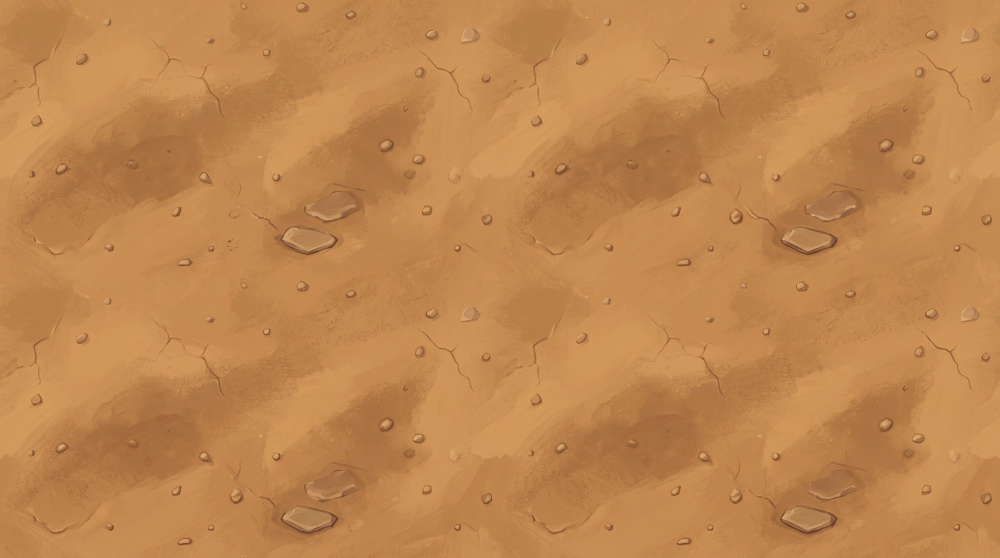
#> input picture varliklar/ham/yol_toprak.jpg, 2000 x 1116 px (shown at 1/2 size)
$ python yol_isle.py
#> lines starting #> are read from the running program, lines starting #| are printed output that depends on the picture
"""Gemini yol dokularını döşenebilir karoya çevirir.

varliklar/ham/yol_toprak.jpg, yol_kum.jpg (Gemini 2x2 tekrarlı verir)  →  sinir-kalesi/img/road_dirt.jpg, road_sand.jpg
Tekrar periyodu ölçülür, dikişin en az fark ettiği satır/sütundan kesilir, kalan dikiş 40 px'lik geçişle kapatılır.
Çalıştır: python3 varliklar/yol_isle.py  (numpy + pillow)
"""
import json
import os

import numpy as np
from PIL import Image

ROOT = os.path.dirname(os.path.dirname(os.path.realpath(__file__)))
HAM = os.path.join(ROOT, 'varliklar', 'ham')
OUT = os.path.join(ROOT, 'sinir-kalesi', 'img')
BAND = 40
JOBS = [('yol_toprak.jpg', 'road_dirt.jpg'), ('yol_kum.jpg', 'road_sand.jpg')]
WIDTH = 800  # çıktı karo genişliği


def period(a, axis):
#> called with axis = 0
    n = a.shape[axis]
#> n = 1116
    rng = range(n // 2 - 60, n // 2 + 60)
    err = lambda s: np.abs(np.take(a, range(s, n), axis) - np.take(a, range(0, n - s), axis)).mean()
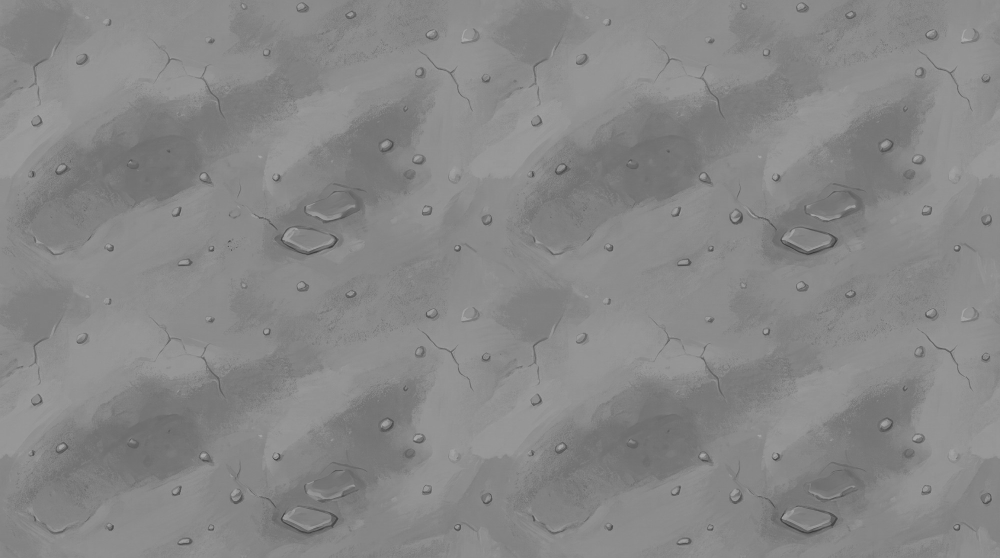
#> a: shape (1116, 2000) float64 (shown at 1/2 size); min 50.33, max 178.7, mean 135.1
    return min(rng, key=err)


def best_cut(a, p, axis):
    """Dikişin geçeceği yer: kopyalar arası farkın en küçük olduğu satır/sütun (geçiş bandı sığacak şekilde)."""
    n = a.shape[axis]
    other = (1, 2) if axis == 0 else (0, 2)
    e = np.abs(np.take(a, range(p, n), axis) - np.take(a, range(0, n - p), axis)).mean(axis=other)
    e[n - p - BAND:] = np.inf  # karo + bant görüntüye sığmalı
    return int(np.argmin(e))


def tile(a):
    py, px = period(a.mean(axis=2), 0), period(a.mean(axis=2), 1)
#> py = 558; px = 999
    y0, x0 = best_cut(a, py, 0), best_cut(a, px, 1)
#> in best_cut, `e = np.abs(np.take(a, range(p, n), axis) - np.take(a, range(0, n - p),..`: e = 558 values, max 5.19 at index 430, min 2.18 at index 0, mean 3.21
#> y0 = 0; x0 = 251
    # önce sütun dikişi, sonra satır dikişi: kenar bandında karo sonunun devamı ile başı karıştırılır
    t = np.linspace(0, 1, BAND)
    rows = a[y0:y0 + py + BAND].copy()
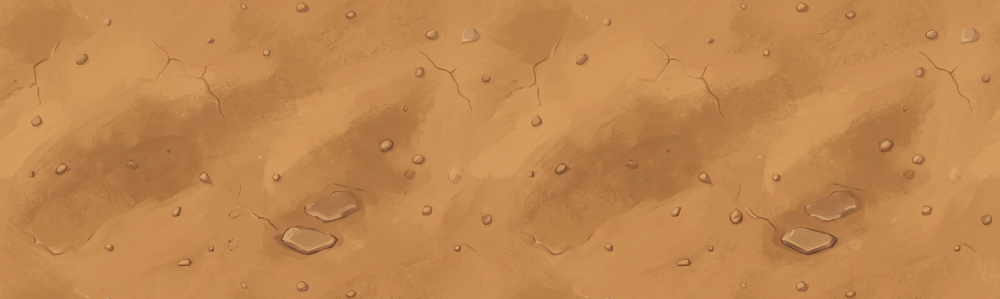
#> rows: shape (598, 2000, 3) float64 (shown at 1/2 size); mean R, G, B 192.5, 134.7, 79.6
    band = rows[:, x0:x0 + BAND] * t[None, :, None] + rows[:, x0 + px:x0 + px + BAND] * (1 - t[None, :, None])
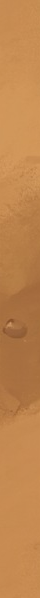
#> band: shape (598, 40, 3) float64; mean R, G, B 192.1, 133.7, 78.7
    rows[:, x0:x0 + BAND] = band
    rows = rows[:, x0:x0 + px]
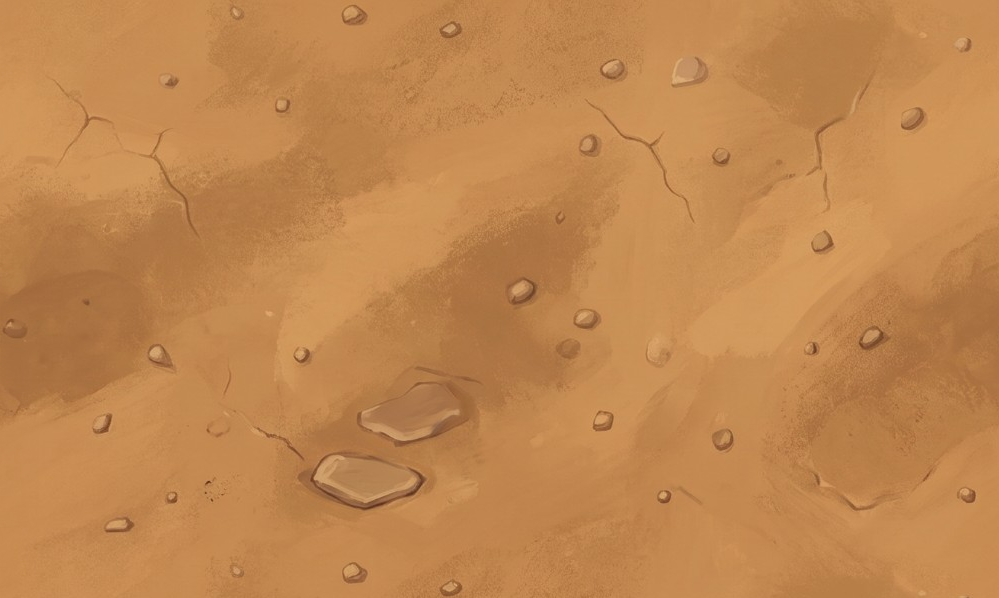
#> rows: shape (598, 999, 3) float64; mean R, G, B 192.5, 134.6, 79.6
    rows[:BAND] = rows[:BAND] * t[:, None, None] + rows[py:py + BAND] * (1 - t[:, None, None])
    return rows[:py], (px, py, x0, y0)


if __name__ == '__main__':
    for src, dst in JOBS:
        a = np.asarray(Image.open(os.path.join(HAM, src)).convert('RGB')).astype(float)
        t, info = tile(a)
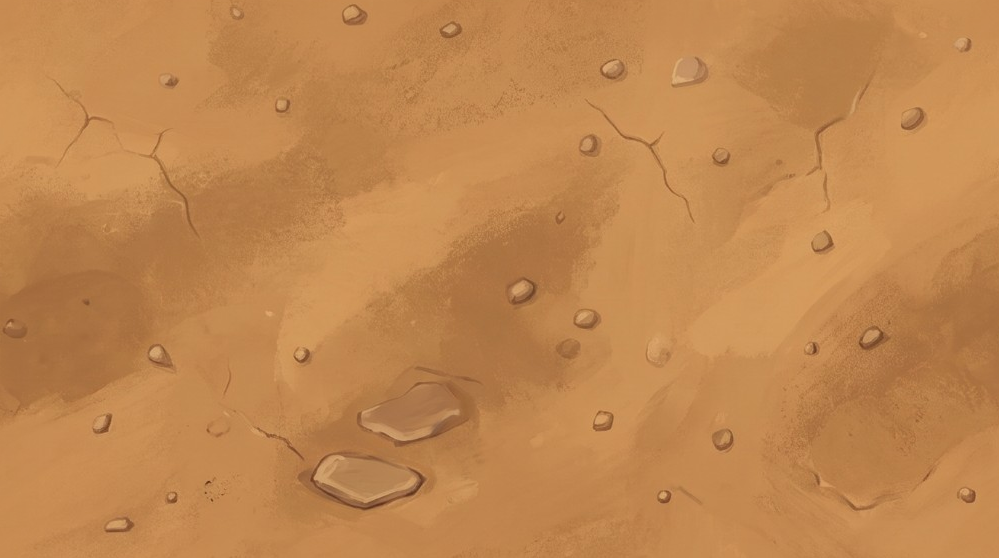
#> t: shape (558, 999, 3) float64; mean R, G, B 192.3, 134.5, 79.6
#> info = (999, 558, 251, 0)
        im = Image.fromarray(np.clip(t, 0, 255).astype(np.uint8))
        im = im.resize((WIDTH, round(WIDTH * im.height / im.width)), Image.LANCZOS)
#> im: PIL image 800x447 RGB
        im.save(os.path.join(OUT, dst), quality=88)
        print(dst, 'periyot/kesim', info, '→', im.size)
#| road_dirt.jpg periyot/kesim (999, 558, 251, 0) → (800, 447)
#> (the run stopped early here; a loop or call above may not have finished)
